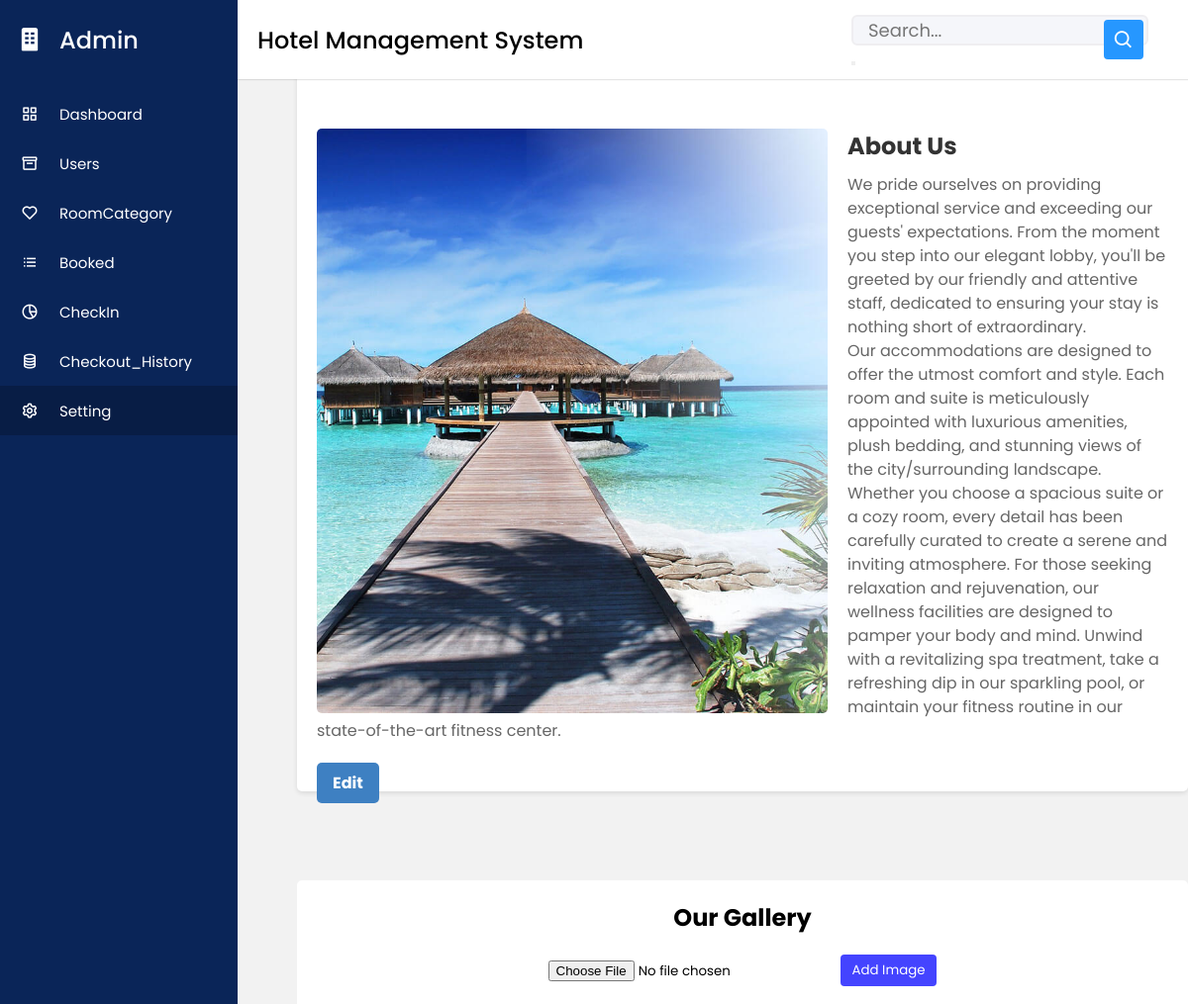
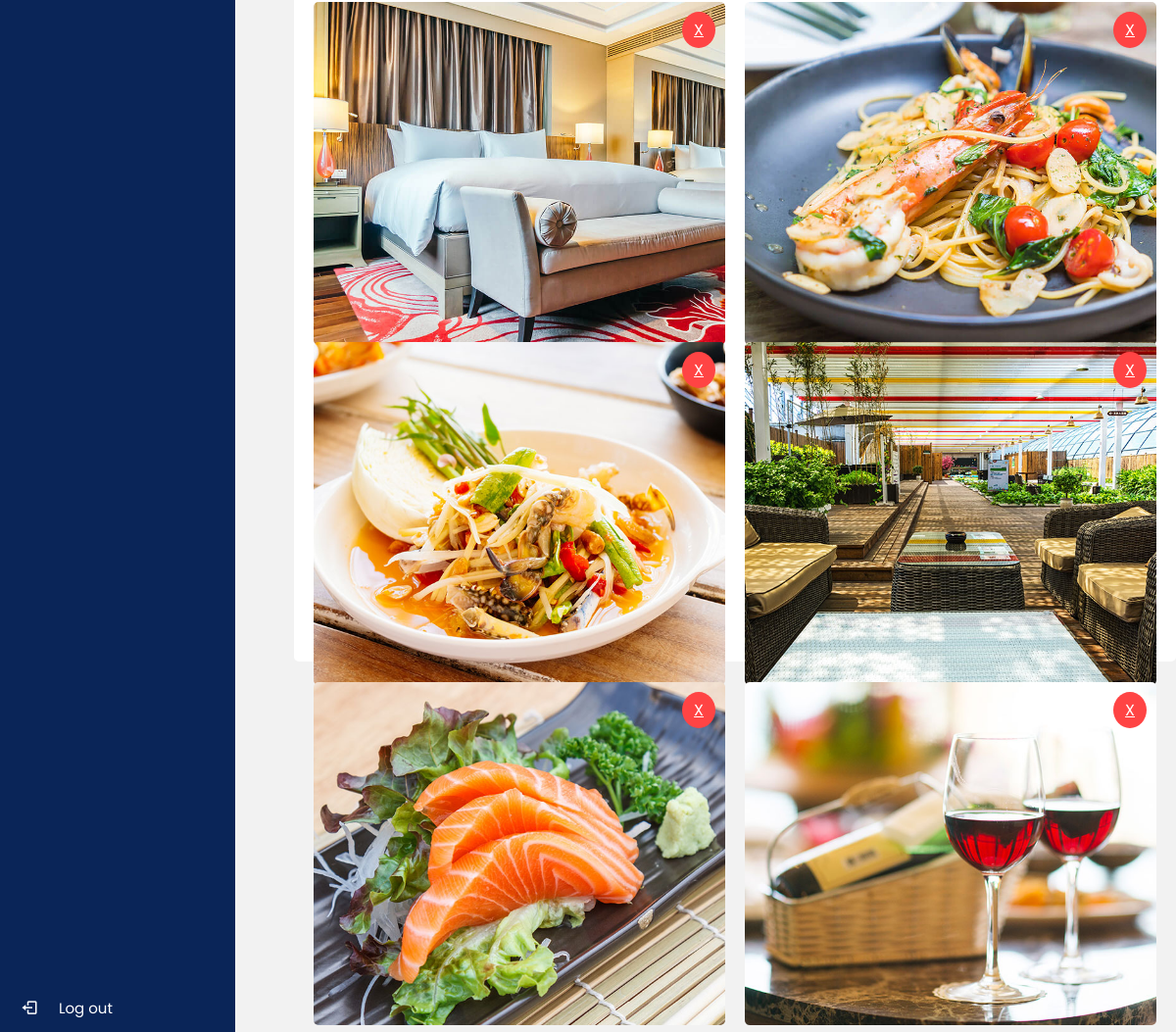
/admin/setting.php (signed in), run on the app's committed database (2 pictures, top to bottom).
### tables this page shows
CREATE TABLE `about_us` (
  `about_image` varchar(255) NOT NULL,
  `about_title` varchar(255) NOT NULL,
  `about_content` mediumtext NOT NULL
);

CREATE TABLE `gallery` (
  `id` int(11) NOT NULL,
  `gallery_image` varchar(255) NOT NULL
);

### admin/setting.php (the view, shortened to what this page needs)
<?php
include "dashboard.php";
include "connect.php";
?>
<?php
$query = "SELECT * FROM about_us";
$result = mysqli_query($conn, $query);
$row = mysqli_fetch_assoc($result);
?>
<!DOCTYPE html>
<html lang="en">
<head>
</head>
<body>
    <section class="aboutuspage">
  <div class="about-container">
    <div class="about-image">
      <img src="./uploaded_img/<?php echo $row['about_image']; ?>" alt="About Us Image">
    </div>
    <h2 class="about-title"><?php echo $row['about_title']; ?></h2>
    <p class="about-content"><?php echo $row['about_content']; ?></p>
    <a href="edit_about.php" class="edit-link">Edit</a>
  </div>
<section>
<?php
include 'connect.php';
$query = "SELECT * FROM gallery";
$result = mysqli_query($conn, $query);
?>
<section class="gallery">
    <h1 class="heading">Our Gallery</h1>
    <form method="POST" enctype="multipart/form-data" class="add-image-form">
      <input type="file" name="image" required>
      <button type="submit" name="addImage">Add Image</button>
    </form>
    <div class="image-grid">
      <?php while ($row = mysqli_fetch_assoc($result)) { ?>
        <div class="image-card">
          <img src="uploaded_img/<?php echo $row['gallery_image']; ?>" alt="" />
          <a href="?deleteImage=<?php echo $row['id']; ?>" class="delete-button">X</a>
        </div>
      <?php } ?>
    </div>
  </section>
</body>
</html>

### admin/dashboard.php (style rules this page uses)
* { margin: 0; padding: 0; box-sizing: border-box; font-family: 'Poppins', sans-serif; }

### admin/setting.php (style rules this page uses)
body { font-family: Arial, sans-serif; background-color: #f2f2f2; }
.about-container { max-width: 1000px; margin-left: 300px; height: 800px; background-color: #fff; padding: 20px; border-radius: 5px; box-shadow: 0 2px 5px rgba(0, 0, 0, 0.1); }
.about-image { margin-top:110px; text-align: center; margin-bottom: 20px; }
.about-image img { max-width: 60%; height: auto; border-radius: 5px; margin-right:20px; float: left; }
.about-title { font-size: 24px; font-weight: bold; margin-bottom: 10px; color: #333; }
.about-content { line-height: 1.5; color: #666; }
.edit-link { display: inline-block; padding: 8px 16px; border-radius: 5px; background-color: #3e80c2; color: #fff; text-decoration: none; font-weight: bold; margin-top: 20px; }
.gallery { margin-top: 90px; max-width: 1000px; margin-left: 300px; height: 800px; background-color: #fff; padding: 20px; border-radius: 5px; }
.gallery .heading { text-align: center; font-size: 24px; margin-bottom: 20px; }
.gallery .image-grid { margin-top: 20px; display: flex; flex-wrap: wrap; justify-content: flex-start; gap: 20px; }
.gallery .image-card { position: relative; width: calc(50% - 10px); height: 0; padding-bottom: 38%; }
.gallery .image-card img { width: 100%; height: 350px; object-fit: cover; border-radius: 5px; }
.gallery .image-card .delete-button { position: absolute; top: 10px; right: 10px; background-color: #ff4444; color: #fff; padding: 6px 12px; border-radius: 50%; cursor: pointer; }
.gallery .add-image-form { margin-top: 20px; display: flex; justify-content: center; align-items: center; }
.gallery .add-image-form input[type="file"] { margin-right: 10px; }
.gallery .add-image-form button { background-color: #4444ff; color: #fff; padding: 6px 12px; border: none; border-radius: 4px; cursor: pointer; }

### data on the page
about_us: about_image (picture), about_title "About Us", about_content "We pride ourselves on providing exceptional service and exceeding our guests' expectations. From the moment you step into our elegant lobby, you'll be greeted by our friendly and attentive staff, dedicated to ensuring your stay is nothing short of extraordinary. Our accommodations are designed to offer the utmost comfort and style. Each room and suite is meticulously appointed with luxurious amenities, plush bedding, and stunning views of the city/surrounding landscape. Whether you choose a spacious suite or a cozy room, every detail has been carefully curated to create a serene and inviting atmosphere. For those seeking relaxation and rejuvenation, our wellness facilities are designed to…"
gallery: gallery_image (picture)
gallery: gallery_image (picture)
gallery: gallery_image (picture)
gallery: gallery_image (picture)
gallery: gallery_image (picture)
gallery: gallery_image (picture)
